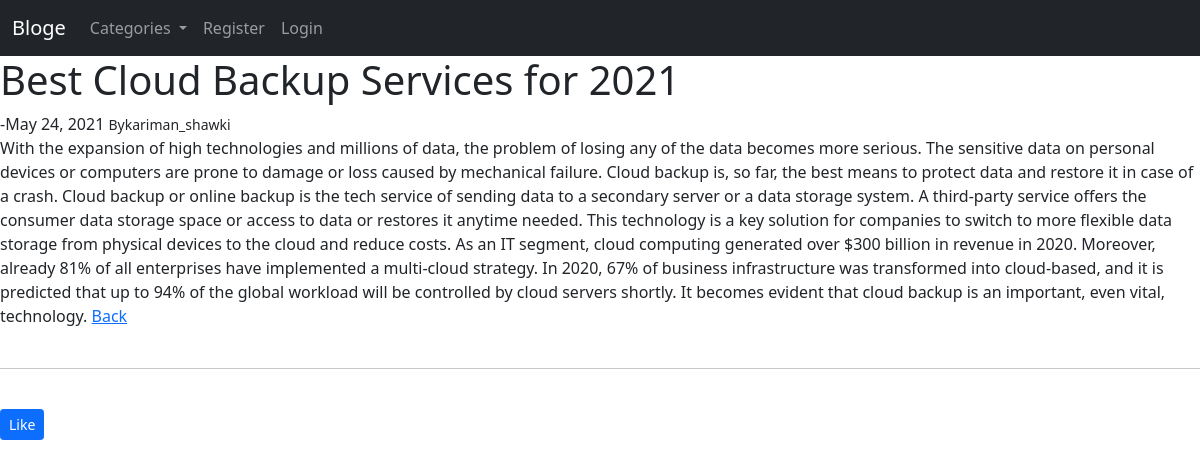
The app's page /post/4 with its own data.
### myblog/models.py (models this page shows, shortened)
class Post(models.Model):
    title = models.CharField(max_length=255)
    title_tag = models.CharField(max_length=255)
    author = models.ForeignKey(User, on_delete=models.CASCADE)
    category = models.ForeignKey(Category, on_delete=models.SET_DEFAULT, default=1)
    body = models.TextField()
    post_date = models.DateField(auto_now_add=True)
    likes= models.ManyToManyField(User, related_name='blog_posts')

### myblog/views.py (the view)
# urls.py: path("post/<int:pk>", PostDetailView.as_view(), name="post-detail"),
class PostDetailView(DetailView):
    model = Post
    template_name = "post_details.html"

### ablog/context_processors.py (called while the page is built)
def add_variable_to_context(request):
    return {
        "categories": Category.objects.order_by("id").all(),
    }

### myblog/models.py (called while the page is built)
    def __str__(self):
        return self.name

### myblog/templates/post_details.html (shortened to what this page needs)
{% extends 'base.html' %} {% block title %} {{post.title_tag}} {% endblock %}
{%block content %}
<h1>{{post.title}}</h1>
-{{post.post_date}}
<small>By{{post.author}}</small>
<br />
{{post.body|safe}}
<a href="{% url 'home' %}">Back</a>
<br /><br />
<hr />
<br />
<form action="{% url 'like_post' post.pk %}" method="POST">
  <button
    type="submit",
    name="post_id",
    value="{{ post.id }}",
    class="btn btn-primary btn-sm"
  >
    Like
  </button>
</form>
{% endblock %}

### records on screen
Post: title "Best Cloud Backup Services for 2021", post_date "May 24, 2021", author "kariman_shawki", body "With the expansion of high technologies and millions of data, the problem of losing any of the data becomes more serious. The sensitive data on personal devices or computers are prone to damage or loss caused by mechanical failure. Cloud backup is, so far, the best means to protect data and restore it in case of a crash. Cloud backup or online backup is the tech service of sending data to a secondary server or a data storage system. A third-party service offers the consumer data storage space or access to data or restores it anytime needed. This technology is a key solution for companies to switch to more flexible data storage from physical devices to the cloud and reduce costs. As an IT…"
